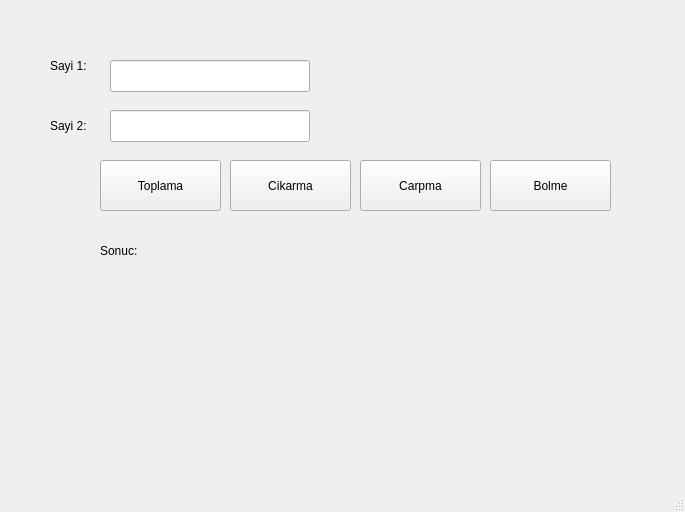
<?xml version="1.0" encoding="UTF-8"?>
<ui version="4.0">
 <class>MainWindow</class>
 <widget class="QMainWindow" name="MainWindow">
  <property name="geometry">
   <rect>
    <x>0</x>
    <y>0</y>
    <width>685</width>
    <height>512</height>
   </rect>
  </property>
  <property name="windowTitle">
   <string>MainWindow</string>
  </property>
  <widget class="QWidget" name="centralwidget">
   <widget class="QLabel" name="label">
    <property name="geometry">
     <rect>
      <x>50</x>
      <y>50</y>
      <width>51</width>
      <height>31</height>
     </rect>
    </property>
    <property name="text">
     <string>Sayi 1: </string>
    </property>
   </widget>
   <widget class="QLabel" name="label_2">
    <property name="geometry">
     <rect>
      <x>50</x>
      <y>110</y>
      <width>51</width>
      <height>31</height>
     </rect>
    </property>
    <property name="text">
     <string>Sayi 2: </string>
    </property>
   </widget>
   <widget class="QLineEdit" name="txt_sayi1">
    <property name="geometry">
     <rect>
      <x>110</x>
      <y>60</y>
      <width>200</width>
      <height>32</height>
     </rect>
    </property>
   </widget>
   <widget class="QLineEdit" name="txt_sayi2">
    <property name="geometry">
     <rect>
      <x>110</x>
      <y>110</y>
      <width>200</width>
      <height>32</height>
     </rect>
    </property>
   </widget>
   <widget class="QPushButton" name="btn_toplama">
    <property name="geometry">
     <rect>
      <x>100</x>
      <y>160</y>
      <width>121</width>
      <height>51</height>
     </rect>
    </property>
    <property name="text">
     <string>Toplama</string>
    </property>
   </widget>
   <widget class="QPushButton" name="btn_cikarma">
    <property name="geometry">
     <rect>
      <x>230</x>
      <y>160</y>
      <width>121</width>
      <height>51</height>
     </rect>
    </property>
    <property name="text">
     <string>Cikarma</string>
    </property>
   </widget>
   <widget class="QPushButton" name="btn_bolme">
    <property name="geometry">
     <rect>
      <x>490</x>
      <y>160</y>
      <width>121</width>
      <height>51</height>
     </rect>
    </property>
    <property name="text">
     <string>Bolme</string>
    </property>
   </widget>
   <widget class="QPushButton" name="btn_carpma">
    <property name="geometry">
     <rect>
      <x>360</x>
      <y>160</y>
      <width>121</width>
      <height>51</height>
     </rect>
    </property>
    <property name="text">
     <string>Carpma</string>
    </property>
   </widget>
   <widget class="QLabel" name="label_3">
    <property name="geometry">
     <rect>
      <x>100</x>
      <y>220</y>
      <width>281</width>
      <height>61</height>
     </rect>
    </property>
    <property name="text">
     <string>Sonuc: </string>
    </property>
   </widget>
  </widget>
  <widget class="QMenuBar" name="menubar">
   <property name="geometry">
    <rect>
     <x>0</x>
     <y>0</y>
     <width>685</width>
     <height>26</height>
    </rect>
   </property>
  </widget>
  <widget class="QStatusBar" name="statusbar"/>
 </widget>
 <resources/>
 <connections/>
</ui>
